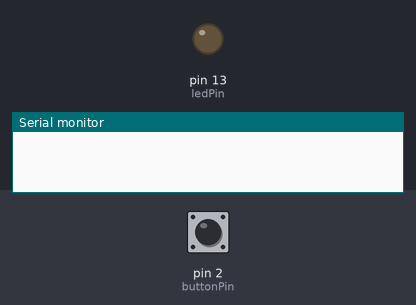
The sketch below on a simulated Arduino Uno, built with avr-gcc and run on an emulated ATmega328P. Shown: output pins drawn as LEDs (lit = HIGH), the last lines printed to the serial monitor. The test bench sets the inputs (shaded band); at power-on: pin 2 (buttonPin) HIGH.

Above: at 1.2 s.
1.3 s: pin 2 (buttonPin) pulled LOW for 0.15 s
At 2.1 s:
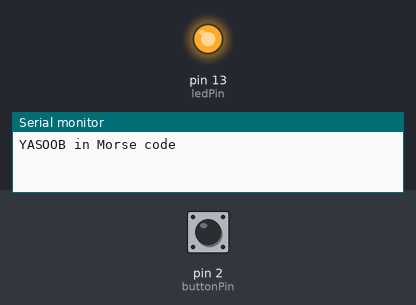
Timing chart, 0 to 10.4 s (numbered marks = the images above; inputs shaded):
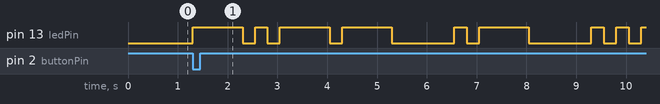

The sketch:

yasoobmorsecode.ino
```cpp
const int ledPin = LED_BUILTIN;
const int buttonPin = 2;
const int dotDuration = 250;
const int dashDuration = 1000;
const int letterPause = 1000;
const int wordPause = 1500;

bool isBlinking = false;
volatile bool resetFlag = false; // Volatile because it is used in the ISR

void blinkDot() {
  digitalWrite(ledPin, HIGH);
  delay(dotDuration);
  digitalWrite(ledPin, LOW);
  delay(dotDuration);
  Serial.print(".");
}

void blinkDash() {
  digitalWrite(ledPin, HIGH);
  delay(dashDuration);
  digitalWrite(ledPin, LOW);
  delay(dotDuration);
  Serial.print("-");
}

void blinkCharacter(char c) {
  if (c == 'Y') {
    blinkDash(); blinkDot(); blinkDash(); blinkDash();
  } else if (c == 'A') {
    blinkDot(); blinkDash();
  } else if (c == 'S') {
    blinkDot(); blinkDot(); blinkDot();
  } else if (c == 'O') {
    blinkDash(); blinkDash(); blinkDash();
  } else if (c == 'B') {
    blinkDash(); blinkDot(); blinkDot(); blinkDot();
  }
  delay(letterPause);
  Serial.print(" ");
}

void blinkName(char name[], int length) {
  for (int i = 0; i < length; i++) {
    blinkCharacter(name[i]);
    if (resetFlag) break; // Check for reset flag after each character
  }
  delay(wordPause);
  Serial.println();
}

// Interrupt service routine (ISR) to set the reset flag
void handleButtonPress() {
  resetFlag = true;
}

void setup() {
  pinMode(ledPin, OUTPUT);
  pinMode(buttonPin, INPUT_PULLUP);
  Serial.begin(9600);

  // Attach interrupt to the button pin
  attachInterrupt(digitalPinToInterrupt(buttonPin), handleButtonPress, FALLING);
}

void loop() {
  if (resetFlag) {
    resetFlag = false; // Clear the reset flag
    isBlinking = true;
  }

  if (isBlinking) {
    Serial.println("YASOOB in Morse code");
    char name[] = {'Y', 'A', 'S', 'O', 'O', 'B'};
    int length = sizeof(name) / sizeof(name[0]);
    blinkName(name, length);
    isBlinking = false;
  }
}
```

Measured:
- after the input at 1.3 s, pin 13 (ledPin): LOW → HIGH at once, → LOW 1.0 s later, → HIGH 0.25 s later, → LOW 0.25 s later, … (17 changes in this stretch)
